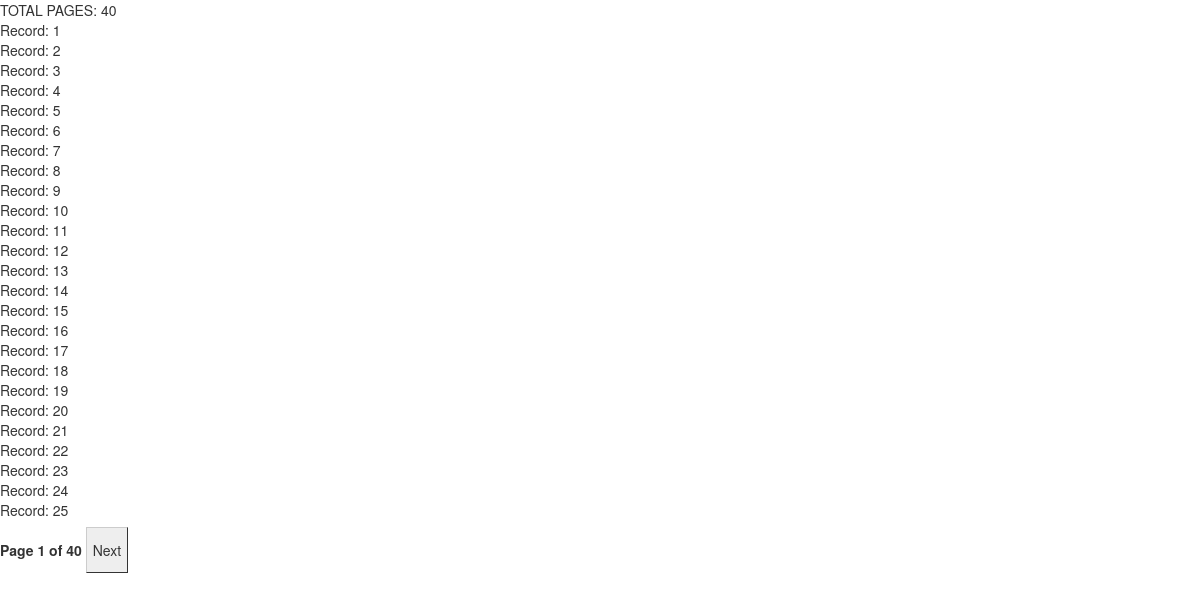
/page_me/, run on the app's committed database.
### database_setup.py (models this page shows)
class PageMe(Base):
    __tablename__ = 'page_me'
    id = Column(Integer, primary_key=True)
    name = Column(String(50))

### application.py (the view)
@app.route('/page_me/', defaults={'page': 1})
@app.route('/page_me/<int:page>')
def pageMe(page):
    all_recs = session.query(PageMe).count()
    total_pages = int(math.ceil(all_recs / RECS_PER_PAGE))
    records = session.query(PageMe).limit(RECS_PER_PAGE).offset(RECS_PER_PAGE
          * (page - 1))
    return render_template('page_me.html', records=records,\
          total_pages=total_pages, page=page)

### templates/page_me.html (shortened to what this page needs)
<!doctype html>
<html>
<head>
  <link rel="stylesheet" type="text/css" href="{{ url_for('static', filename='style.css') }}">
  <link rel="stylesheet" type="text/css" href="{{ url_for('static', filename='bootstrap.min.css') }}">
</head>
<body>
TOTAL PAGES: {{ total_pages }} <br>
{% for record in records %}
  {{ record.name }} <br>
{% endfor %}
<br>
<div>
<b> Page {{page }} of {{ total_pages }} </b>
{% if page < total_pages %}
  <a class="page_nav" href="/page_me/{{ page + 1 }}">Next</a>
{% endif %}
</div>
</body>
</html>

### static/style.css (style rules this page uses)
.page_nav { text-decoration: none; background-color: #EEEEEE; color: #333333; padding: 12px 6px 12px 6px; border-top: 1px solid #CCCCCC; border-right: 1px solid #333333; border-bottom: 1px solid #333333; border-left: 1px solid #CCCCCC; }

### data on the page
PageMe: name "Record: 1"
PageMe: name "Record: 2"
PageMe: name "Record: 3"
PageMe: name "Record: 4"
PageMe: name "Record: 5"
PageMe: name "Record: 6"
PageMe: name "Record: 7"
PageMe: name "Record: 8"
PageMe: name "Record: 9"
PageMe: name "Record: 10"
PageMe: name "Record: 11"
PageMe: name "Record: 12"
PageMe: name "Record: 13"
PageMe: name "Record: 14"
PageMe: name "Record: 15"
PageMe: name "Record: 16"
PageMe: name "Record: 17"
PageMe: name "Record: 18"
PageMe: name "Record: 19"
PageMe: name "Record: 20"
PageMe: name "Record: 21"
PageMe: name "Record: 22"
PageMe: name "Record: 23"
PageMe: name "Record: 24"
PageMe: name "Record: 25"

### other printed values
{{ total_pages }} "40"
{{ page }} "1"
